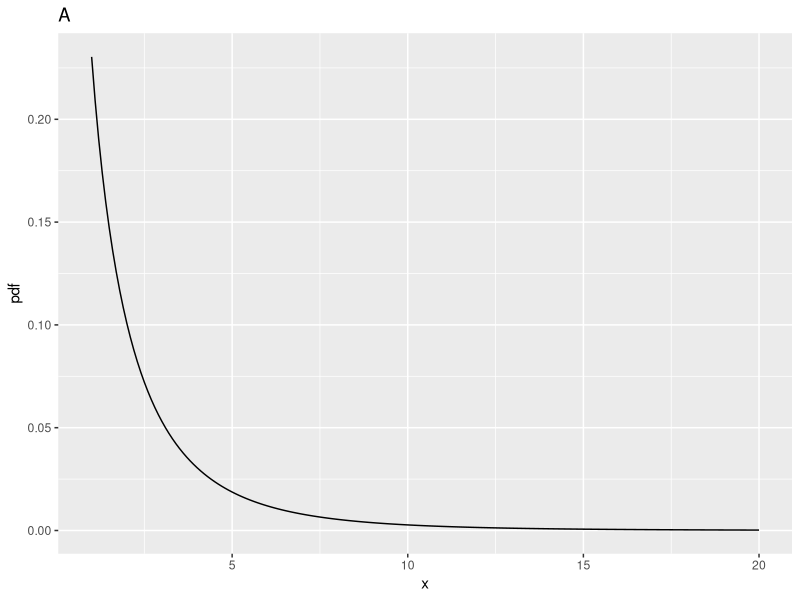
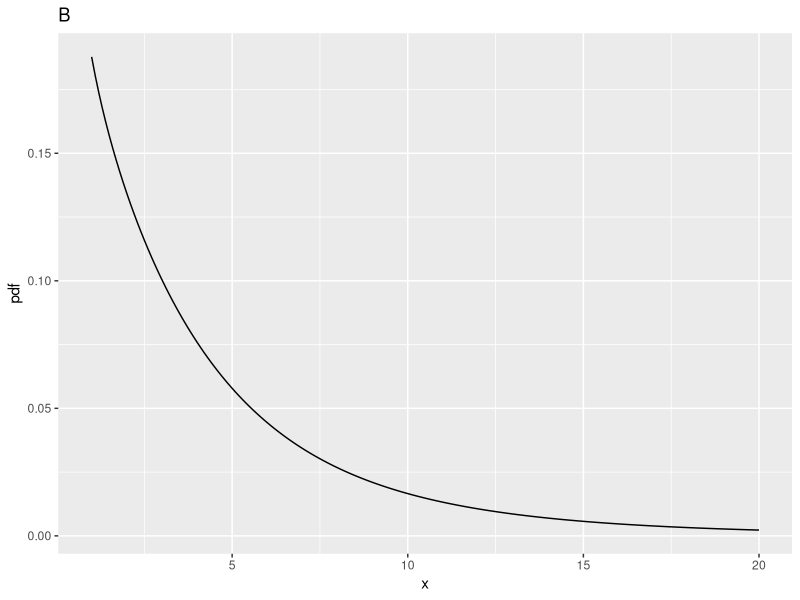
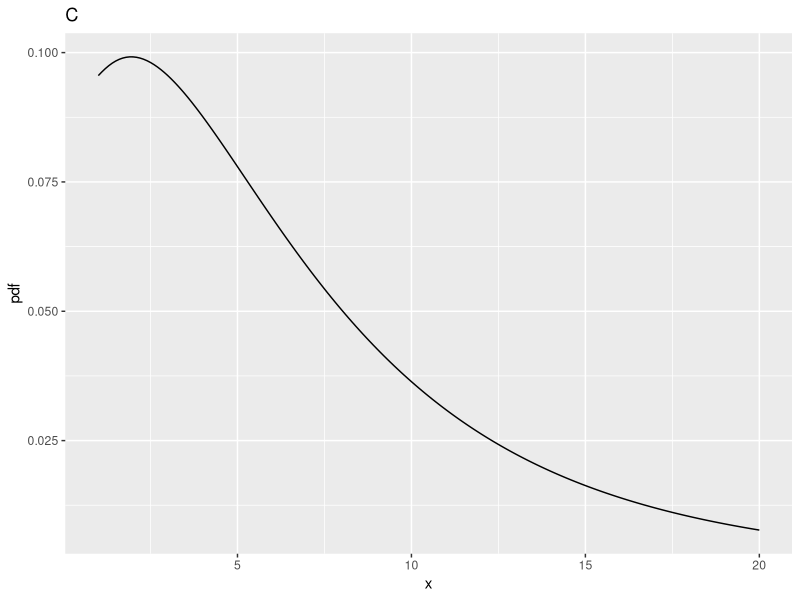
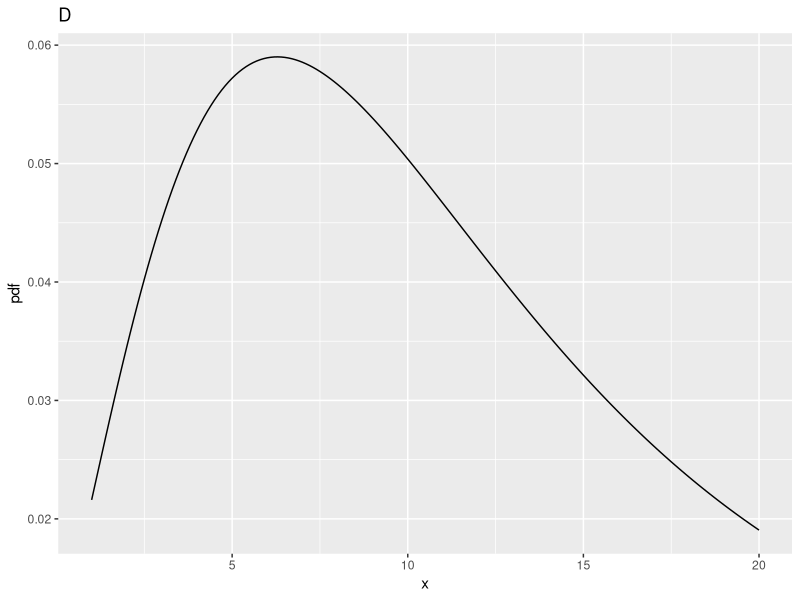

Here is the R script that generated these plots, in order:
## ---- chunk 1
knitr::opts_chunk$set(
  collapse = TRUE,
  comment = "#>"
)
library(ggplot2)
## ---- chunk 2
ndf <- 1;ddf <- 10;ncp <- c(0,2,5,10)
fCrit <- qf(0.95, ndf,ddf)
cat("critical value of x for rejecting NH is ", fCrit,"\n")
x <- seq(1, 20, 0.1)
myLabel <- c("A", "B", "C", "D")
myLabelIndx <- 1
for (i in 1:length(ncp))
{
  y <- df(x,ndf,ddf,ncp=ncp[i])
  cat("ndf = ", ndf, ", ddf = ", ddf, ", ncp = ", ncp[i], ", prob > fCrit = ", 
      1-pf(fCrit, ndf, ddf, ncp = ncp[i]), "\n")
  curveData <- data.frame(x = x, pdf = y)
  curvePlot <- ggplot(data = curveData, mapping = aes(x = x, y = pdf)) + 
    geom_line() +
    ggtitle(myLabel[myLabelIndx]);myLabelIndx <- myLabelIndx + 1
  print(curvePlot)
}
